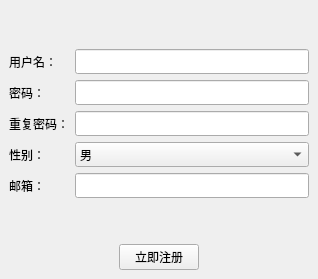
<?xml version="1.0" encoding="UTF-8"?>
<ui version="4.0">
 <class>RegWindow</class>
 <widget class="QMainWindow" name="RegWindow">
  <property name="geometry">
   <rect>
    <x>0</x>
    <y>0</y>
    <width>318</width>
    <height>279</height>
   </rect>
  </property>
  <property name="sizePolicy">
   <sizepolicy hsizetype="Preferred" vsizetype="Preferred">
    <horstretch>0</horstretch>
    <verstretch>0</verstretch>
   </sizepolicy>
  </property>
  <property name="windowTitle">
   <string>注册账号</string>
  </property>
  <widget class="QWidget" name="centralwidget">
   <layout class="QGridLayout" name="gridLayout">
    <item row="3" column="0">
     <layout class="QHBoxLayout" name="horizontalLayout">
      <item>
       <spacer name="horizontalSpacer">
        <property name="orientation">
         <enum>Qt::Horizontal</enum>
        </property>
        <property name="sizeHint" stdset="0">
         <size>
          <width>40</width>
          <height>20</height>
         </size>
        </property>
       </spacer>
      </item>
      <item>
       <widget class="QPushButton" name="pushButton">
        <property name="text">
         <string>立即注册</string>
        </property>
        <property name="checkable">
         <bool>false</bool>
        </property>
       </widget>
      </item>
      <item>
       <spacer name="horizontalSpacer_2">
        <property name="orientation">
         <enum>Qt::Horizontal</enum>
        </property>
        <property name="sizeHint" stdset="0">
         <size>
          <width>40</width>
          <height>20</height>
         </size>
        </property>
       </spacer>
      </item>
     </layout>
    </item>
    <item row="1" column="0">
     <layout class="QFormLayout" name="formLayout">
      <item row="0" column="0">
       <widget class="QLabel" name="label">
        <property name="text">
         <string>用户名：</string>
        </property>
       </widget>
      </item>
      <item row="0" column="1">
       <widget class="QLineEdit" name="lineEdit">
        <property name="minimumSize">
         <size>
          <width>25</width>
          <height>25</height>
         </size>
        </property>
       </widget>
      </item>
      <item row="1" column="0">
       <widget class="QLabel" name="label_2">
        <property name="text">
         <string>密码：</string>
        </property>
       </widget>
      </item>
      <item row="1" column="1">
       <widget class="QLineEdit" name="lineEdit_2">
        <property name="minimumSize">
         <size>
          <width>25</width>
          <height>25</height>
         </size>
        </property>
       </widget>
      </item>
      <item row="2" column="0">
       <widget class="QLabel" name="label_3">
        <property name="text">
         <string>重复密码：</string>
        </property>
       </widget>
      </item>
      <item row="2" column="1">
       <widget class="QLineEdit" name="lineEdit_3">
        <property name="minimumSize">
         <size>
          <width>25</width>
          <height>25</height>
         </size>
        </property>
       </widget>
      </item>
      <item row="3" column="0">
       <widget class="QLabel" name="label_4">
        <property name="text">
         <string>性别：</string>
        </property>
       </widget>
      </item>
      <item row="3" column="1">
       <widget class="QComboBox" name="comboBox">
        <property name="minimumSize">
         <size>
          <width>25</width>
          <height>25</height>
         </size>
        </property>
        <item>
         <property name="text">
          <string>男</string>
         </property>
        </item>
        <item>
         <property name="text">
          <string>女</string>
         </property>
        </item>
       </widget>
      </item>
      <item row="4" column="0">
       <widget class="QLabel" name="label_5">
        <property name="text">
         <string>邮箱：</string>
        </property>
       </widget>
      </item>
      <item row="4" column="1">
       <widget class="QLineEdit" name="lineEdit_5">
        <property name="minimumSize">
         <size>
          <width>25</width>
          <height>25</height>
         </size>
        </property>
       </widget>
      </item>
     </layout>
    </item>
    <item row="2" column="0">
     <spacer name="verticalSpacer">
      <property name="orientation">
       <enum>Qt::Vertical</enum>
      </property>
      <property name="sizeHint" stdset="0">
       <size>
        <width>20</width>
        <height>40</height>
       </size>
      </property>
     </spacer>
    </item>
    <item row="0" column="0">
     <spacer name="verticalSpacer_2">
      <property name="orientation">
       <enum>Qt::Vertical</enum>
      </property>
      <property name="sizeHint" stdset="0">
       <size>
        <width>20</width>
        <height>40</height>
       </size>
      </property>
     </spacer>
    </item>
   </layout>
  </widget>
 </widget>
 <resources/>
 <connections/>
</ui>
